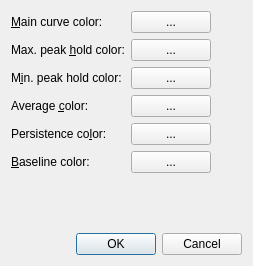
<?xml version="1.0" encoding="UTF-8"?>
<ui version="4.0">
 <class>QSpectrumAnalyzerColors</class>
 <widget class="QDialog" name="QSpectrumAnalyzerColors">
  <property name="geometry">
   <rect>
    <x>0</x>
    <y>0</y>
    <width>253</width>
    <height>266</height>
   </rect>
  </property>
  <property name="windowTitle">
   <string>Colors - QSpectrumAnalyzer</string>
  </property>
  <layout class="QVBoxLayout" name="verticalLayout">
   <item>
    <layout class="QFormLayout" name="formLayout">
     <item row="0" column="0">
      <widget class="QLabel" name="label_2">
       <property name="text">
        <string>&amp;Main curve color:</string>
       </property>
       <property name="buddy">
        <cstring>mainColorButton</cstring>
       </property>
      </widget>
     </item>
     <item row="0" column="1">
      <widget class="ColorButton" name="mainColorButton">
       <property name="sizePolicy">
        <sizepolicy hsizetype="Fixed" vsizetype="Fixed">
         <horstretch>0</horstretch>
         <verstretch>0</verstretch>
        </sizepolicy>
       </property>
       <property name="text">
        <string>...</string>
       </property>
      </widget>
     </item>
     <item row="1" column="0">
      <widget class="QLabel" name="label_4">
       <property name="text">
        <string>Max. peak &amp;hold color:</string>
       </property>
       <property name="buddy">
        <cstring>peakHoldMaxColorButton</cstring>
       </property>
      </widget>
     </item>
     <item row="1" column="1">
      <widget class="ColorButton" name="peakHoldMaxColorButton">
       <property name="sizePolicy">
        <sizepolicy hsizetype="Fixed" vsizetype="Fixed">
         <horstretch>0</horstretch>
         <verstretch>0</verstretch>
        </sizepolicy>
       </property>
       <property name="text">
        <string>...</string>
       </property>
      </widget>
     </item>
     <item row="2" column="0">
      <widget class="QLabel" name="label_6">
       <property name="text">
        <string>M&amp;in. peak hold color:</string>
       </property>
       <property name="buddy">
        <cstring>peakHoldMinColorButton</cstring>
       </property>
      </widget>
     </item>
     <item row="2" column="1">
      <widget class="ColorButton" name="peakHoldMinColorButton">
       <property name="sizePolicy">
        <sizepolicy hsizetype="Fixed" vsizetype="Fixed">
         <horstretch>0</horstretch>
         <verstretch>0</verstretch>
        </sizepolicy>
       </property>
       <property name="text">
        <string>...</string>
       </property>
      </widget>
     </item>
     <item row="3" column="0">
      <widget class="QLabel" name="label_5">
       <property name="text">
        <string>Average &amp;color:</string>
       </property>
       <property name="buddy">
        <cstring>averageColorButton</cstring>
       </property>
      </widget>
     </item>
     <item row="3" column="1">
      <widget class="ColorButton" name="averageColorButton">
       <property name="sizePolicy">
        <sizepolicy hsizetype="Fixed" vsizetype="Fixed">
         <horstretch>0</horstretch>
         <verstretch>0</verstretch>
        </sizepolicy>
       </property>
       <property name="text">
        <string>...</string>
       </property>
      </widget>
     </item>
     <item row="4" column="0">
      <widget class="QLabel" name="label_3">
       <property name="text">
        <string>Persistence co&amp;lor:</string>
       </property>
       <property name="buddy">
        <cstring>persistenceColorButton</cstring>
       </property>
      </widget>
     </item>
     <item row="4" column="1">
      <widget class="ColorButton" name="persistenceColorButton">
       <property name="sizePolicy">
        <sizepolicy hsizetype="Fixed" vsizetype="Fixed">
         <horstretch>0</horstretch>
         <verstretch>0</verstretch>
        </sizepolicy>
       </property>
       <property name="text">
        <string>...</string>
       </property>
      </widget>
     </item>
     <item row="5" column="0">
      <widget class="QLabel" name="label">
       <property name="text">
        <string>&amp;Baseline color:</string>
       </property>
       <property name="buddy">
        <cstring>baselineColorButton</cstring>
       </property>
      </widget>
     </item>
     <item row="5" column="1">
      <widget class="ColorButton" name="baselineColorButton">
       <property name="sizePolicy">
        <sizepolicy hsizetype="Fixed" vsizetype="Fixed">
         <horstretch>0</horstretch>
         <verstretch>0</verstretch>
        </sizepolicy>
       </property>
       <property name="text">
        <string>...</string>
       </property>
      </widget>
     </item>
    </layout>
   </item>
   <item>
    <spacer name="verticalSpacer">
     <property name="orientation">
      <enum>Qt::Vertical</enum>
     </property>
     <property name="sizeHint" stdset="0">
      <size>
       <width>20</width>
       <height>2</height>
      </size>
     </property>
    </spacer>
   </item>
   <item>
    <widget class="QDialogButtonBox" name="buttonBox">
     <property name="orientation">
      <enum>Qt::Horizontal</enum>
     </property>
     <property name="standardButtons">
      <set>QDialogButtonBox::Cancel|QDialogButtonBox::Ok</set>
     </property>
    </widget>
   </item>
  </layout>
 </widget>
 <customwidgets>
  <customwidget>
   <class>ColorButton</class>
   <extends>QPushButton</extends>
   <header>pyqtgraph</header>
  </customwidget>
 </customwidgets>
 <tabstops>
  <tabstop>mainColorButton</tabstop>
  <tabstop>peakHoldMaxColorButton</tabstop>
  <tabstop>peakHoldMinColorButton</tabstop>
  <tabstop>averageColorButton</tabstop>
  <tabstop>persistenceColorButton</tabstop>
  <tabstop>baselineColorButton</tabstop>
 </tabstops>
 <resources/>
 <connections>
  <connection>
   <sender>buttonBox</sender>
   <signal>accepted()</signal>
   <receiver>QSpectrumAnalyzerColors</receiver>
   <slot>accept()</slot>
   <hints>
    <hint type="sourcelabel">
     <x>246</x>
     <y>259</y>
    </hint>
    <hint type="destinationlabel">
     <x>157</x>
     <y>265</y>
    </hint>
   </hints>
  </connection>
  <connection>
   <sender>buttonBox</sender>
   <signal>rejected()</signal>
   <receiver>QSpectrumAnalyzerColors</receiver>
   <slot>reject()</slot>
   <hints>
    <hint type="sourcelabel">
     <x>246</x>
     <y>259</y>
    </hint>
    <hint type="destinationlabel">
     <x>252</x>
     <y>265</y>
    </hint>
   </hints>
  </connection>
 </connections>
</ui>
